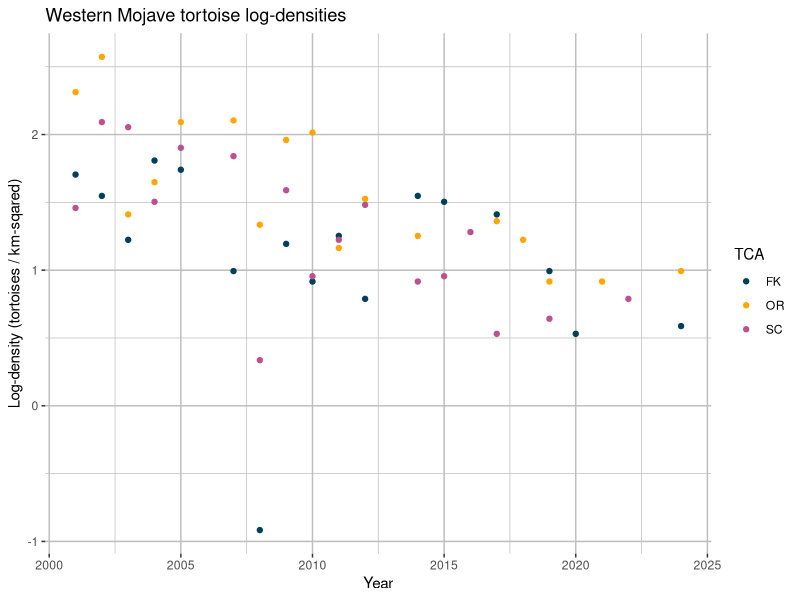
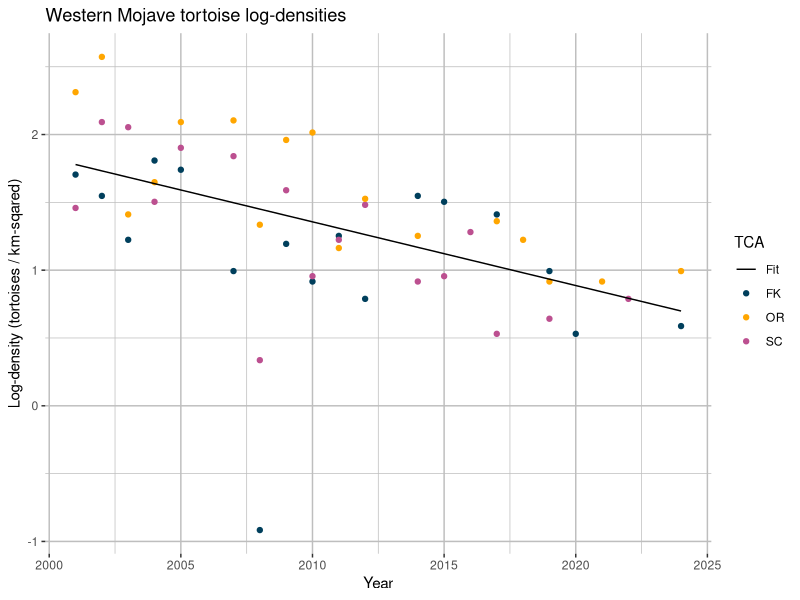
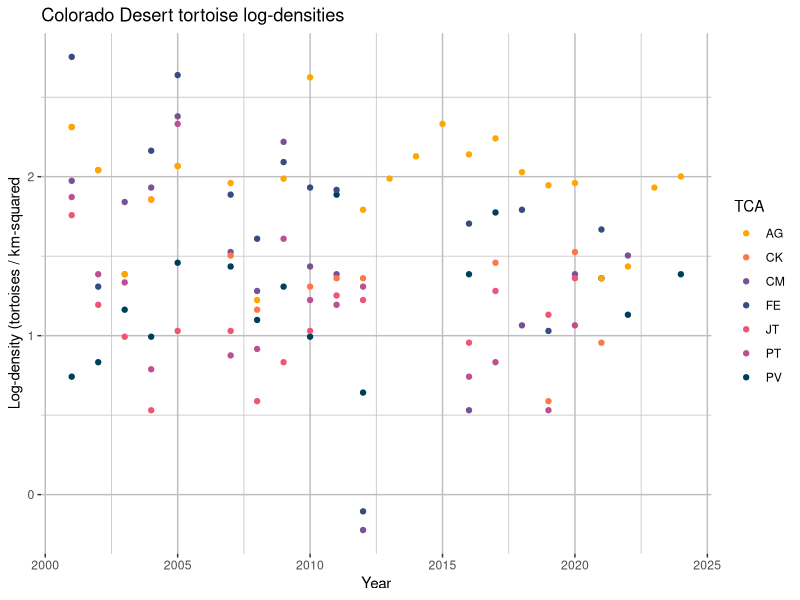
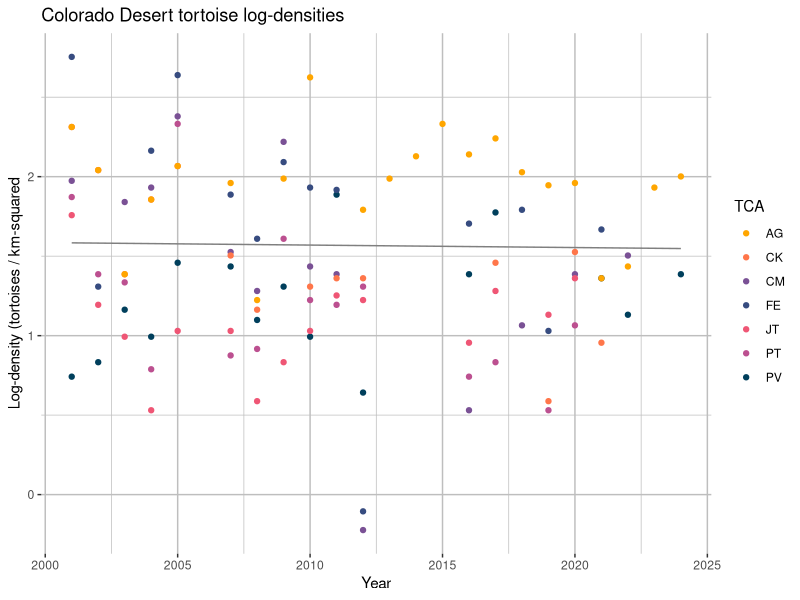
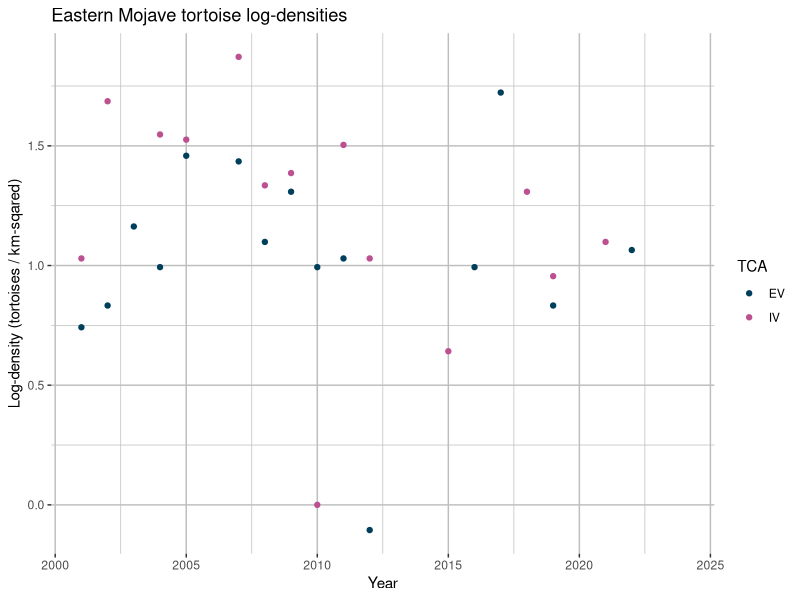
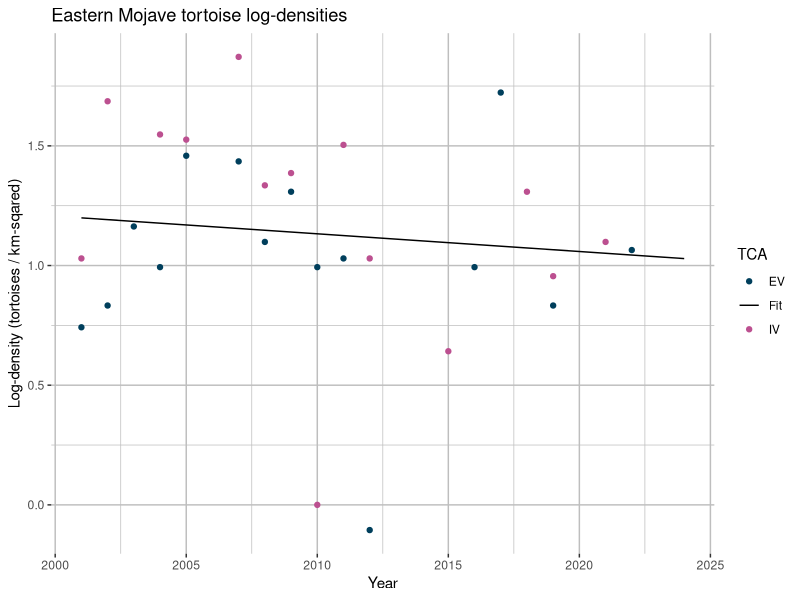
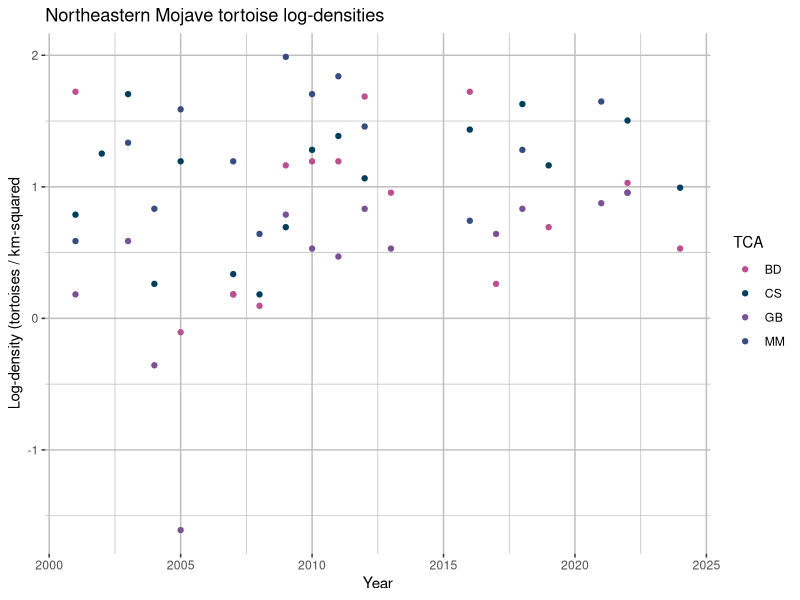
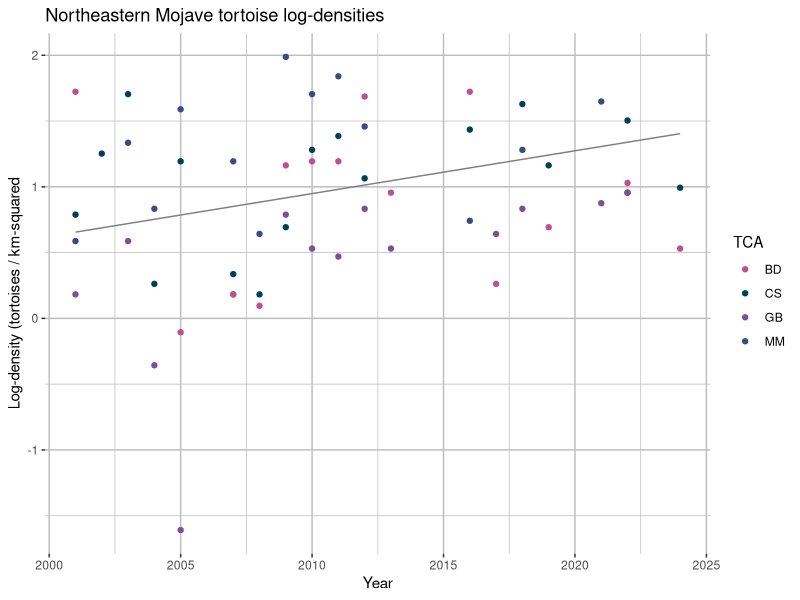

Reproduce these figures in R, in order.
library(dplyr)
library(ggplot2)

# Import tortoise data
df <- read.csv("./data/tortoise_densities.csv")

# Log-transform densities
df[2:dim(df)[2]] <- lapply(df[2:dim(df)[2]], log)

# Define RUs and TCAs, for my own reference
western_mojave <- c("FK", "SC", "OR")
colorado_desert <- c("PV", "FE", "CM", "PT", "JT", "CK", "AG")
eastern_mojave <- c("EV", "IV")
northeastern_mojave <- c("CS", "MM", "GB", "BD")

# Plot WM log-densities
wm_colors <- c("FK" = "#003f5c", "SC" = "#bc5090", "OR" = "#ffa600")
wm_plot <- ggplot(df, aes(x = year)) +
  geom_point(aes(y = FK, color = "FK")) +
  geom_point(aes(y = SC, color = "SC")) +
  geom_point(aes(y = OR, color = "OR")) +
  scale_color_manual(values = wm_colors, name  = "TCA") +
  theme(panel.background = element_rect(fill = "white"),
        panel.grid.major = element_line(color = "grey"),
        panel.grid.minor = element_line(color = "grey")) +
  xlab("Year") +
  ylab("Log-density (tortoises / km-sqared)") + 
  ggtitle("Western Mojave tortoise log-densities")
ggsave("./plots/tortoiseDensities/western_mojave.png", wm_plot)

# Average WM densities
y_wm <- rowMeans(data.frame(df$FK, df$SC, df$OR), na.rm = TRUE)
fit_wm <- lm(y_wm ~ df$year)

# Isolate fit
b_wm <- fit_wm$coefficients[1]
m_wm <- fit_wm$coefficients[2]
line_wm <- data.frame(year = df$year, y = df$year * m_wm + b_wm)

# Plot fit
wm_fit_colors <- c("FK" = "#003f5c", "SC" = "#bc5090", "OR" = "#ffa600", "Fit" = "black")
wm_fit_plot <- ggplot(df, aes(x = year)) +
  geom_point(aes(y = FK, color = "FK")) +
  geom_point(aes(y = SC, color = "SC")) +
  geom_point(aes(y = OR, color = "OR")) +
  geom_line(aes(y = y, color = "Fit"), data = line_wm) +
  scale_color_manual(values = wm_fit_colors, name  = "TCA") +
  theme(panel.background = element_rect(fill = "white"),
        panel.grid.major = element_line(color = "grey"),
        panel.grid.minor = element_line(color = "grey")) +
  xlab("Year") +
  ylab("Log-density (tortoises / km-sqared)") + 
  ggtitle("Western Mojave tortoise log-densities")
ggsave("./plots/tortoiseDensities/western_mojave_fit.png", wm_fit_plot)

# Plot CD log-densities
cd_colors <- c("PV" = "#003f5c", "FE" = "#374c80", "CM" = "#7a5195", "PT" = "#bc5090", 
              "JT" = "#ef5675", "CK" = "#ff764a", "AG" = "#ffa600")
cd_plot <- ggplot(df, aes(x = year)) +
  geom_point(aes(y = PV, color = "PV")) +
  geom_point(aes(y = FE, color = "FE")) +
  geom_point(aes(y = CM, color = "CM")) +
  geom_point(aes(y = PT, color = "PT")) +
  geom_point(aes(y = JT, color = "JT")) +
  geom_point(aes(y = CK, color = "CK")) +
  geom_point(aes(y = AG, color = "AG")) +
  scale_color_manual(values = cd_colors, name = "TCA") +
  theme(panel.background = element_rect(fill = "white"),
        panel.grid.major = element_line(color = "grey"),
        panel.grid.minor = element_line(color = "grey")) + 
  xlab("Year") +
  ylab("Log-density (tortoises / km-squared") + 
  ggtitle("Colorado Desert tortoise log-densities")
ggsave("./plots/tortoiseDensities/colorado_desert.png", cd_plot)

# Average CD densities
y_cd <- rowMeans(data.frame(df$PV, df$FE, df$CM, df$PT, df$JT, df$CK, df$AG), na.rm = TRUE)
fit_cd <- lm(y_cd ~ df$year)

# Isolate fit
b_cd <- fit_cd$coefficients[1]
m_cd <- fit_cd$coefficients[2]
line_cd <- data.frame(year = df$year, y = m_cd * df$year + b_cd)

# Plot CD log-densities
cd_fit_colors <- c("PV" = "#003f5c", "FE" = "#374c80", "CM" = "#7a5195", "PT" = "#bc5090", 
              "JT" = "#ef5675", "CK" = "#ff764a", "AG" = "#ffa600", "Fit" = "black")
cd_fit_plot <- ggplot(df, aes(x = year)) +
  geom_point(aes(y = PV, color = "PV")) +
  geom_point(aes(y = FE, color = "FE")) +
  geom_point(aes(y = CM, color = "CM")) +
  geom_point(aes(y = PT, color = "PT")) +
  geom_point(aes(y = JT, color = "JT")) +
  geom_point(aes(y = CK, color = "CK")) +
  geom_point(aes(y = AG, color = "AG")) +
  geom_line(aes(y = y, color = "Fit"), data = line_cd) +
  scale_color_manual(values = cd_colors, name = "TCA") +
  theme(panel.background = element_rect(fill = "white"),
        panel.grid.major = element_line(color = "grey"),
        panel.grid.minor = element_line(color = "grey")) + 
  xlab("Year") +
  ylab("Log-density (tortoises / km-squared") + 
  ggtitle("Colorado Desert tortoise log-densities")
ggsave("./plots/tortoiseDensities/colorado_desert_fit.png", cd_fit_plot)

# Plot EM log-densities
em_colors <- c("EV" = "#003f5c", "IV" = "#bc5090")
em_plot <- ggplot(df, aes(x = year)) +
  geom_point(aes(y = EV, color = "EV")) +
  geom_point(aes(y = IV, color = "IV")) +
  scale_color_manual(values = em_colors, name  = "TCA") +
  theme(panel.background = element_rect(fill = "white"),
        panel.grid.major = element_line(color = "grey"),
        panel.grid.minor = element_line(color = "grey")) +
  xlab("Year") +
  ylab("Log-density (tortoises / km-sqared)") + 
  ggtitle("Eastern Mojave tortoise log-densities")
ggsave("./plots/tortoiseDensities/eastern_mojave.png", em_plot)

# Average EM densities
y_em <- rowMeans(data.frame(df$EV, df$IV), na.rm = TRUE)
fit_em <- lm(y_em ~ df$year)

# Isolate fit
b_em <- fit_em$coefficients[1]
m_em <- fit_em$coefficients[2]
line_em <- data.frame(year = df$year, y = df$year * m_em + b_em)

# Plot fit
em_fit_colors <- c("EV" = "#003f5c", "IV" = "#bc5090", "Fit" = "black")
em_fit_plot <- ggplot(df, aes(x = year)) +
  geom_point(aes(y = EV, color = "EV")) +
  geom_point(aes(y = IV, color = "IV")) +
  geom_line(aes(y = y, color = "Fit"), data = line_em) +
  scale_color_manual(values = em_fit_colors, name  = "TCA") +
  theme(panel.background = element_rect(fill = "white"),
        panel.grid.major = element_line(color = "grey"),
        panel.grid.minor = element_line(color = "grey")) +
  xlab("Year") +
  ylab("Log-density (tortoises / km-sqared)") + 
  ggtitle("Eastern Mojave tortoise log-densities")
ggsave("./plots/tortoiseDensities/eastern_mojave_fit.png", em_fit_plot)

# Plot NM log-densities
nm_colors <- c("CS" = "#003f5c", "MM" = "#374c80", "GB" = "#7a5195", "BD" = "#bc5090")
nm_plot <- ggplot(df, aes(x = year)) +
  geom_point(aes(y = CS, color = "CS")) +
  geom_point(aes(y = MM, color = "MM")) +
  geom_point(aes(y = GB, color = "GB")) +
  geom_point(aes(y = BD, color = "BD")) +
  scale_color_manual(values = nm_colors, name = "TCA") +
  theme(panel.background = element_rect(fill = "white"),
        panel.grid.major = element_line(color = "grey"),
        panel.grid.minor = element_line(color = "grey")) + 
  xlab("Year") +
  ylab("Log-density (tortoises / km-squared") + 
  ggtitle("Northeastern Mojave tortoise log-densities")
ggsave("./plots/tortoiseDensities/northeastern_mojave.png", nm_plot)

# Average NM densities
y_nm <- rowMeans(data.frame(df$CS, df$MM, df$GB, df$BD))
fit_nm <- lm(y_nm ~ df$year)

# Isolate fit
b_nm <- fit_nm$coefficients[1]
m_nm <- fit_nm$coefficients[2]
line_nm <- data.frame(year = df$year, y = m_nm * df$year + b_nm)

# Plot NM log-densities
nm_fit_colors <- c("CS" = "#003f5c", "MM" = "#374c80", "GB" = "#7a5195", "BD" = "#bc5090",
                   "Fit" = "black")
nm_fit_plot <- ggplot(df, aes(x = year)) +
  geom_point(aes(y = CS, color = "CS")) +
  geom_point(aes(y = MM, color = "MM")) +
  geom_point(aes(y = GB, color = "GB")) +
  geom_point(aes(y = BD, color = "BD")) +
  geom_line(aes(y = y, color = "Fit"), data = line_nm) +
  scale_color_manual(values = nm_colors, name = "TCA") +
  theme(panel.background = element_rect(fill = "white"),
        panel.grid.major = element_line(color = "grey"),
        panel.grid.minor = element_line(color = "grey")) + 
  xlab("Year") +
  ylab("Log-density (tortoises / km-squared") + 
  ggtitle("Northeastern Mojave tortoise log-densities")
ggsave("./plots/tortoiseDensities/northeastern_mojave_fit.png", nm_fit_plot)

# Clean up
rm(list=setdiff(ls(), "df"))
